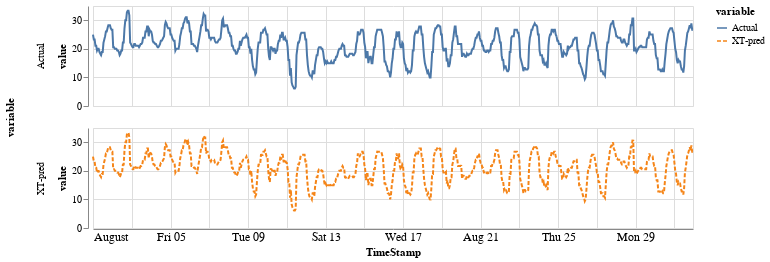

Notebook code for this chart:
### Code cell
alt.data_transformers.disable_max_rows()
alt.Chart(pred_df).mark_line().encode(
    x=alt.X('TimeStamp:T', axis=alt.Axis(tickSize=0, labelFontSize=12)),
    y=alt.Y('value:Q'),
    color='variable',
    strokeDash='variable',
    row=alt.Row('variable:N')
).properties(
    height=100,
    width=600
)

### Figure 1 — Vega-Lite specification as saved in the notebook (floating-point values rounded to 4 significant figures; data arrays with more than 128 entries replaced by an {"elided": "..."} marker saying what was removed)
{"config": {"view": {"continuousWidth": 400, "continuousHeight": 300}}, "data": {"name": "data-594b00efe1951fc8ee5ce85dbccb1f6f"}, "mark": "line", "encoding": {"color": {"field": "variable", "type": "nominal"}, "row": {"field": "variable", "type": "nominal"}, "strokeDash": {"field": "variable", "type": "nominal"}, "x": {"axis": {"labelFontSize": 12, "tickSize": 0}, "field": "TimeStamp", "type": "temporal"}, "y": {"field": "value", "type": "quantitative"}}, "height": 100, "width": 600, "$schema": "https://vega.github.io/schema/vega-lite/v4.17.0.json", "datasets": {"data-594b00efe1951fc8ee5ce85dbccb1f6f": {"elided": "1488 records"}}}
